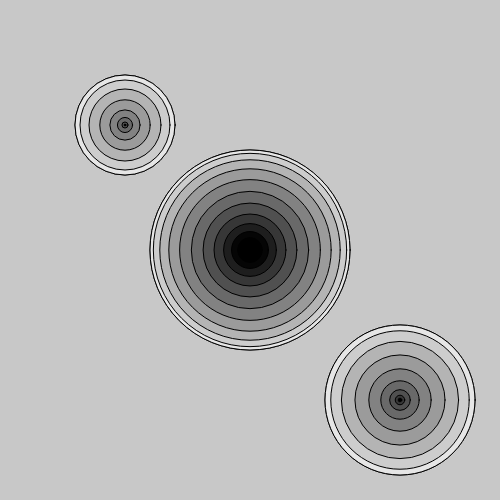
Frame 1 (no input)
Frame 60 (no input): identical to frame 1, image omitted
Frame 120 (the mouse pressed at the canvas centre since frame 60): identical to frame 1, image omitted

The p5.js sketch that drew this single still picture (run headless with seeded random() and noise() and a simulated clock; from frame 60 on, the mouse is pressed at the canvas centre):

// p5.js sketch
// ── sketch.js
var circleX;
var circleY;
var speedX;
var speedY;

function setup() {
  createCanvas(500, 500);
  circleX = 20;
  circleY = 20;
  speedX = 3;
  speedY = 2;
}

function bounce() {
  //check if the ball hits the boundary.
  if (circleX > width || circleX < 0) {
    speedX = speedX * -1;
  }

  if (circleY > height || circleY < 0) {
    speedY = speedY * -1;
  }
}

function move() {
  //move the circle.
  circleX = circleX + speedX;
  circleY = circleY + speedY;
}

function drawCircle(x, y, numOfCircles, circleSize, circleColor) {
  //draw the circle.
  //var circleSize = 200;

  for (var i = 0; i < numOfCircles; i = i + 1) {
    var seg = circleSize / numOfCircles;
    var inverseIndex = numOfCircles - i;

    fill(circleColor);
    ellipse (x, y, circleSize, circleSize);
    circleSize = inverseIndex * seg;
    circleColor = circleColor - 25;
  }
}

function draw() {
  background(200);

  drawCircle(width/2, height/2, 30, 200, 255);
  drawCircle(width/4, height/4, 10, 100, 255);
  drawCircle(400, 400, 13, 150, 255);
}
